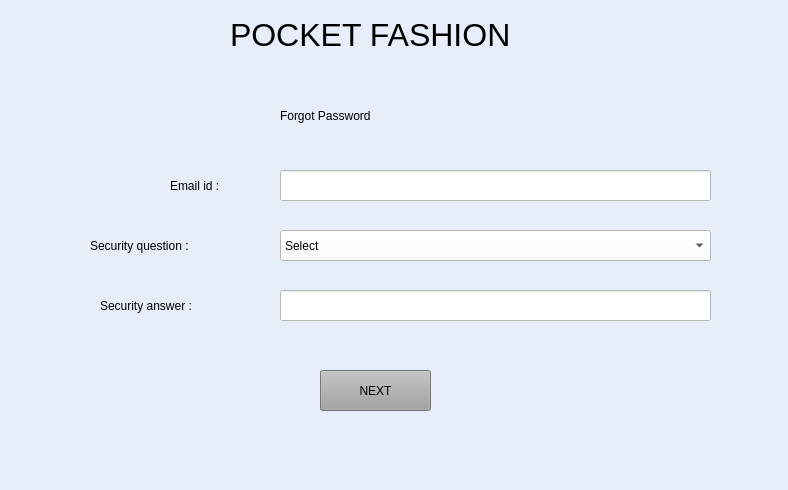
<?xml version="1.0" encoding="UTF-8"?>
<ui version="4.0">
 <class>MainWindow</class>
 <widget class="QMainWindow" name="MainWindow">
  <property name="geometry">
   <rect>
    <x>0</x>
    <y>0</y>
    <width>788</width>
    <height>490</height>
   </rect>
  </property>
  <property name="windowTitle">
   <string>MainWindow</string>
  </property>
  <property name="styleSheet">
   <string notr="true">background-color: rgb(231, 237, 249);</string>
  </property>
  <widget class="QWidget" name="centralwidget">
   <widget class="QLabel" name="label">
    <property name="geometry">
     <rect>
      <x>90</x>
      <y>230</y>
      <width>201</width>
      <height>31</height>
     </rect>
    </property>
    <property name="styleSheet">
     <string notr="true">font: 12pt &quot;MS Shell Dlg 2&quot;;</string>
    </property>
    <property name="text">
     <string>Security question :</string>
    </property>
   </widget>
   <widget class="QLabel" name="label_2">
    <property name="geometry">
     <rect>
      <x>280</x>
      <y>100</y>
      <width>201</width>
      <height>31</height>
     </rect>
    </property>
    <property name="styleSheet">
     <string notr="true">font: 16pt &quot;MS Shell Dlg 2&quot;;</string>
    </property>
    <property name="text">
     <string>Forgot Password </string>
    </property>
   </widget>
   <widget class="QLabel" name="label_3">
    <property name="geometry">
     <rect>
      <x>100</x>
      <y>290</y>
      <width>201</width>
      <height>31</height>
     </rect>
    </property>
    <property name="styleSheet">
     <string notr="true">font: 12pt &quot;MS Shell Dlg 2&quot;;</string>
    </property>
    <property name="text">
     <string>Security answer :</string>
    </property>
   </widget>
   <widget class="QComboBox" name="ques">
    <property name="geometry">
     <rect>
      <x>280</x>
      <y>230</y>
      <width>431</width>
      <height>31</height>
     </rect>
    </property>
    <property name="styleSheet">
     <string notr="true">font: 14pt &quot;MS Shell Dlg 2&quot;;
background-color: rgb(255, 255, 255);</string>
    </property>
    <item>
     <property name="text">
      <string>Select</string>
     </property>
    </item>
    <item>
     <property name="text">
      <string>Your first pet name ?</string>
     </property>
    </item>
    <item>
     <property name="text">
      <string>Your first school name ?</string>
     </property>
    </item>
    <item>
     <property name="text">
      <string>Your birth place ?</string>
     </property>
    </item>
    <item>
     <property name="text">
      <string>Your bestfriend's name ?</string>
     </property>
    </item>
   </widget>
   <widget class="QLabel" name="label_4">
    <property name="geometry">
     <rect>
      <x>170</x>
      <y>170</y>
      <width>201</width>
      <height>31</height>
     </rect>
    </property>
    <property name="styleSheet">
     <string notr="true">font: 12pt &quot;MS Shell Dlg 2&quot;;</string>
    </property>
    <property name="text">
     <string>Email id :</string>
    </property>
   </widget>
   <widget class="QLineEdit" name="email">
    <property name="geometry">
     <rect>
      <x>280</x>
      <y>170</y>
      <width>431</width>
      <height>31</height>
     </rect>
    </property>
    <property name="styleSheet">
     <string notr="true">background-color: rgb(255, 255, 255);
font: 11pt &quot;MS Shell Dlg 2&quot;;</string>
    </property>
    <property name="inputMethodHints">
     <set>Qt::ImhEmailCharactersOnly</set>
    </property>
   </widget>
   <widget class="QLineEdit" name="ans">
    <property name="geometry">
     <rect>
      <x>280</x>
      <y>290</y>
      <width>431</width>
      <height>31</height>
     </rect>
    </property>
    <property name="styleSheet">
     <string notr="true">background-color: rgb(255, 255, 255);
font: 11pt &quot;MS Shell Dlg 2&quot;;</string>
    </property>
    <property name="inputMethodHints">
     <set>Qt::ImhEmailCharactersOnly</set>
    </property>
   </widget>
   <widget class="QPushButton" name="next">
    <property name="geometry">
     <rect>
      <x>320</x>
      <y>370</y>
      <width>111</width>
      <height>41</height>
     </rect>
    </property>
    <property name="styleSheet">
     <string notr="true">font: 13pt &quot;MS Shell Dlg 2&quot;;
background-color: rgb(161, 161, 161);</string>
    </property>
    <property name="text">
     <string>NEXT</string>
    </property>
   </widget>
   <widget class="QLabel" name="label_5">
    <property name="geometry">
     <rect>
      <x>230</x>
      <y>10</y>
      <width>391</width>
      <height>51</height>
     </rect>
    </property>
    <property name="styleSheet">
     <string notr="true">font: 75 28pt &quot;Times New Roman&quot;;</string>
    </property>
    <property name="text">
     <string>&lt;html&gt;&lt;head/&gt;&lt;body&gt;&lt;p&gt;&lt;span style=&quot; font-size:24pt;&quot;&gt;POCKET FASHION&lt;/span&gt;&lt;/p&gt;&lt;/body&gt;&lt;/html&gt;</string>
    </property>
   </widget>
   <widget class="QLabel" name="label_6">
    <property name="geometry">
     <rect>
      <x>10</x>
      <y>10</y>
      <width>91</width>
      <height>61</height>
     </rect>
    </property>
    <property name="text">
     <string/>
    </property>
    <property name="pixmap">
     <pixmap>../../../Downloads/pf.png</pixmap>
    </property>
   </widget>
  </widget>
  <widget class="QMenuBar" name="menubar">
   <property name="geometry">
    <rect>
     <x>0</x>
     <y>0</y>
     <width>788</width>
     <height>26</height>
    </rect>
   </property>
  </widget>
  <widget class="QStatusBar" name="statusbar"/>
 </widget>
 <resources/>
 <connections/>
</ui>
